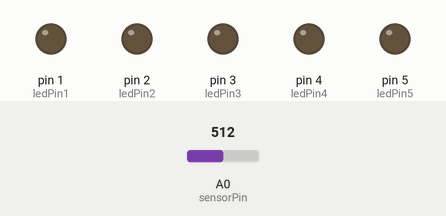
Recording of a sketch running on a simulated Arduino Uno, built with avr-gcc and run on an emulated ATmega328P. Shown: output pins drawn as LEDs (lit = HIGH). The inputs (shaded band) are chosen by the test bench; at power-on: A0 (sensorPin) = 512.

Above: at 1.2 s.
1.3 s: A0 (sensorPin) set to 1015
2.8 s: A0 (sensorPin) set to 1023
At 4.0 s:
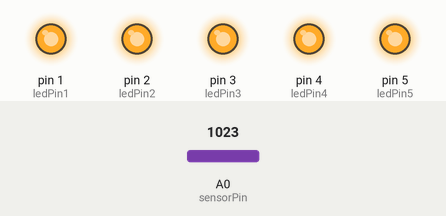
4.3 s: A0 (sensorPin) set to 0
At 5.1 s:
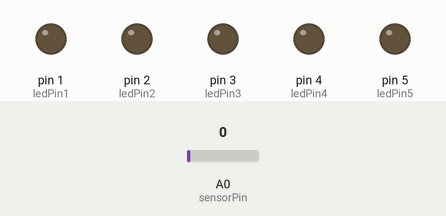
Timing chart, 0 to 7.3 s (numbered marks = the images above; inputs shaded):
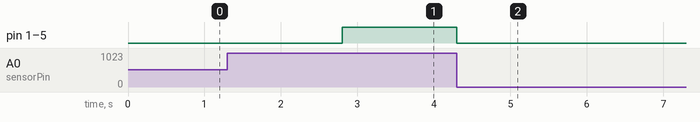

Measured:
- the behaviour switches between 1022 and 1023 on A0 (sensorPin) (found by bisection; images 0 and 1)
- after the input at 1.3 s, every drawn part: stays the same
- after the input at 2.8 s, pin 1 (ledPin1), pin 2 (ledPin2), pin 3 (ledPin3), pin 4 (ledPin4), pin 5 (ledPin5): LOW → HIGH at once
- after the input at 4.3 s, pin 1 (ledPin1), pin 2 (ledPin2), pin 3 (ledPin3), pin 4 (ledPin4), pin 5 (ledPin5): HIGH → LOW at once

The sketch:

Latihan2_Led5.ino
```cpp
int sensorPin = A0;
int ledPin1 = 1;
int ledPin2 = 2;
int ledPin3 = 3;
int ledPin4 = 4;
int ledPin5 = 5;

// select the pin for the LED
int sensorValue = 0;
void setup() {
// declare the ledPin as an OUTPUT:
pinMode(ledPin1, OUTPUT);
pinMode(ledPin2, OUTPUT);
pinMode(ledPin3, OUTPUT);
pinMode(ledPin4, OUTPUT);
pinMode(ledPin5, OUTPUT);
}
void loop() {
// read the value from the sensor:
sensorValue = analogRead(sensorPin);
// semua led mati
if(sensorValue == 0){
  digitalWrite(ledPin1, LOW);
  digitalWrite(ledPin2, LOW);
  digitalWrite(ledPin3, LOW);
  digitalWrite(ledPin4, LOW);
  digitalWrite(ledPin5, LOW);
}
else if(sensorValue == 200){
  digitalWrite(ledPin1, LOW);
  digitalWrite(ledPin2, LOW);
  digitalWrite(ledPin3, LOW);
  digitalWrite(ledPin4, LOW);
  digitalWrite(ledPin5, HIGH);
}
else if(sensorValue == 400){
  digitalWrite(ledPin1, LOW);
  digitalWrite(ledPin2, LOW);
  digitalWrite(ledPin3, LOW);
  digitalWrite(ledPin4, HIGH);
  digitalWrite(ledPin5, HIGH);
}
else if(sensorValue == 600){
  digitalWrite(ledPin1, LOW);
  digitalWrite(ledPin2, LOW);
  digitalWrite(ledPin3, HIGH);
  digitalWrite(ledPin4, HIGH);
  digitalWrite(ledPin5, HIGH);
}
else if(sensorValue == 800){
  digitalWrite(ledPin1, LOW);
  digitalWrite(ledPin2, HIGH);
  digitalWrite(ledPin3, HIGH);
  digitalWrite(ledPin4, HIGH);
  digitalWrite(ledPin5, HIGH);
}
else if(sensorValue == 1023){
  digitalWrite(ledPin1, HIGH);
  digitalWrite(ledPin2, HIGH);
  digitalWrite(ledPin3, HIGH);
  digitalWrite(ledPin4, HIGH);
  digitalWrite(ledPin5, HIGH);
}
}
```
